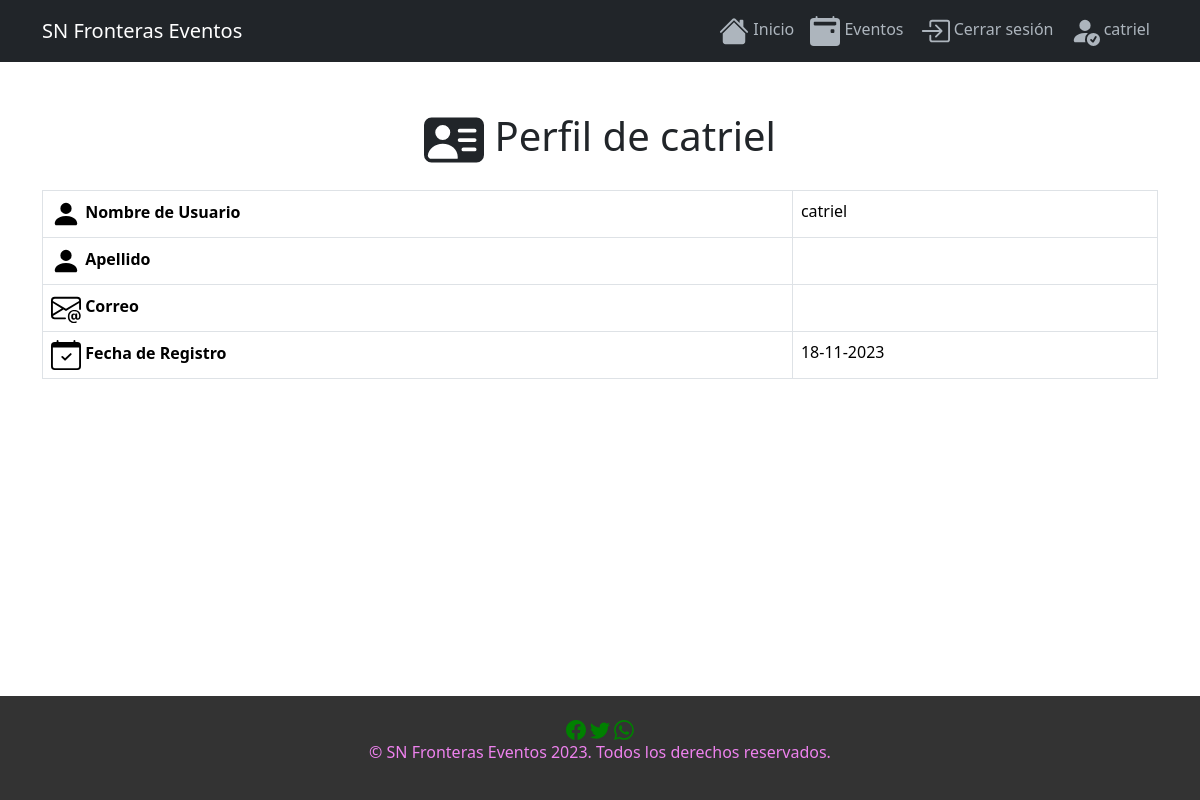
The page /perfil_info (signed in) on the database as committed earlier.
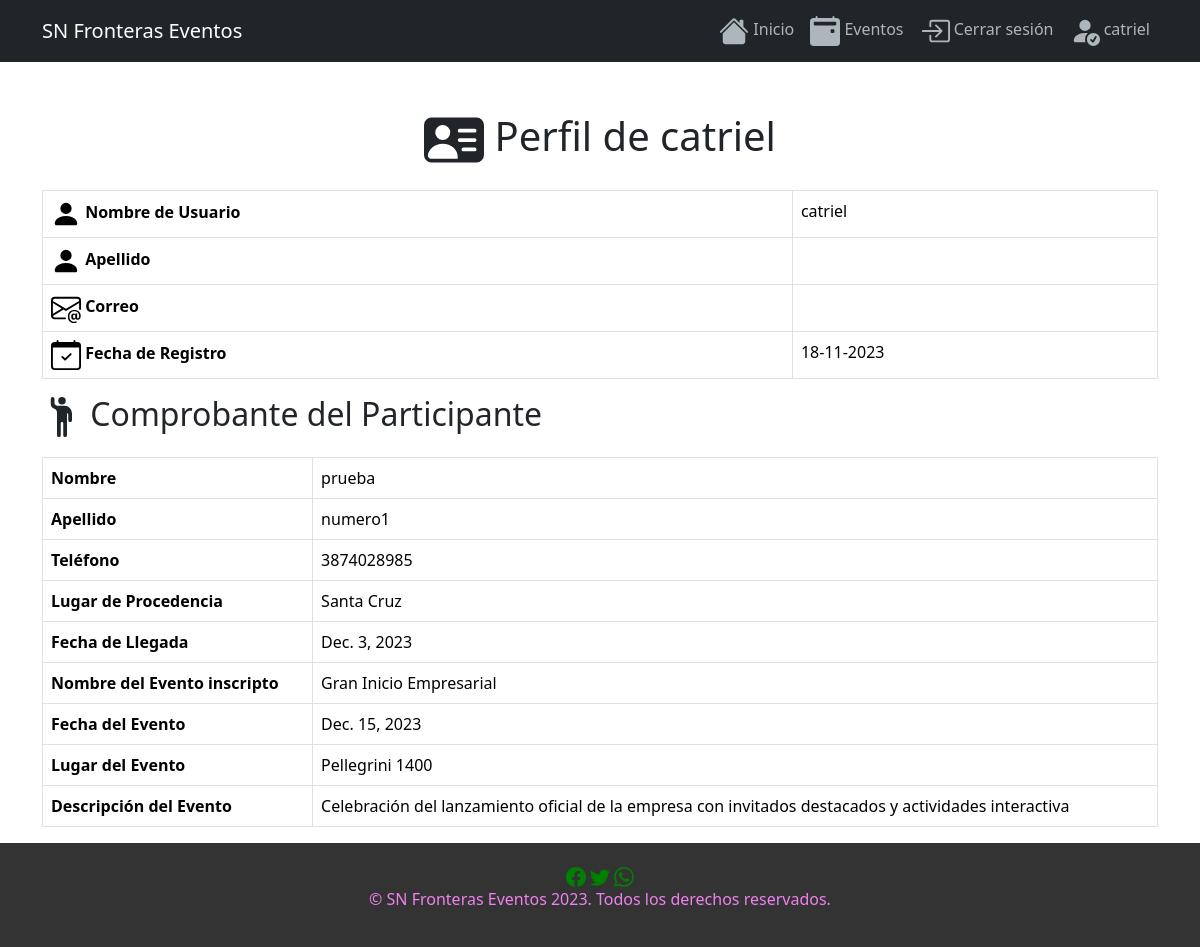
The same page on the database as committed later.
### evento_app/models.py (models this page shows, shortened)
class Participante(models.Model):
    evento = models.ForeignKey(Evento, on_delete=models.CASCADE, related_name='participantes')
    nombre_part = models.CharField(max_length=20)
    apellido_part = models.CharField(max_length=20)
    tel_part = models.BigIntegerField()
    lugar_procedencia = models.CharField(max_length=30)
    fecha_llegada = models.DateField()
    usuario = models.ForeignKey(User, on_delete=models.CASCADE)
    class Meta:
        verbose_name_plural = "Participantes"

class Evento(models.Model):
    nombre_evento = models.CharField(max_length=30)
    fecha_evento = models.DateField()
    lugar_evento = models.CharField(max_length=30)
    descripcion_evento = models.CharField(max_length=100)
    presupuesto_evento = models.BigIntegerField()
    id = models.BigAutoField(primary_key=True)

### evento_app/views.py (the view)
# urls.py: path('perfil_info',views.perfil_usuario, name='perfil_info'),
@login_required
def perfil_usuario(request):
    usuario = request.user
    participante = getattr(usuario, 'participante', None)
    context = {'usuario': usuario, 'participante': participante}
    return render(request, 'perfil_info.html', context)

### evento_app/templates/perfil_info.html (shortened to what the changed rows need)
{% load static %}
<!DOCTYPE html>
<html lang="en">
<head>
    <link rel="stylesheet" href="{% static 'css/perfil.css' %}">
    <link href="https://cdn.jsdelivr.net/npm/bootstrap@5.3.2/dist/css/bootstrap.min.css" rel="stylesheet">
</head>
<body>
    <div class="container mt-5">
      <h1 class="text-center">  Perfil de {{ user.username }}</h1>
      <table class="table table-bordered">
          <tbody>
              <tr>
                  <th><svg xmlns="http://www.w3.org/2000/svg" width="30" height="30" fill="currentColor" class="bi bi-person-fill" viewBox="0 0 16 16">
                    <path d="M3 14s-1 0-1-1 1-4 6-4 6 3 6 4-1 1-1 1H3Zm5-6a3 3 0 1 0 0-6 3 3 0 0 0 0 6Z"/>
                </svg> Nombre de Usuario</th>
              </tr>
              <tr>
                  <th><svg xmlns="http://www.w3.org/2000/svg" width="30" height="30" fill="currentColor" class="bi bi-person-fill" viewBox="0 0 16 16">
                    <path d="M3 14s-1 0-1-1 1-4 6-4 6 3 6 4-1 1-1 1zm5-6a3 3 0 1 0 0-6 3 3 0 0 0 0 6"/>
                  </svg> Apellido</th>
              </tr>
              <tr>
                  <th> Correo</th>
              </tr>
              <tr>
                  <th> Fecha de Registro</th>
              </tr>
          </tbody>
      </table>
      {% for participante in user.participante_set.all %}
          <h2> Comprobante del Participante</h2>
          <table class="table table-bordered">
              <tbody>
                  <tr>
                      <th>Nombre</th>
                      <td>{{ participante.nombre_part }}</td>
                  </tr>
                  <tr>
                      <th>Apellido</th>
                      <td>{{ participante.apellido_part }}</td>
                  </tr>
                  <tr>
                      <th>Teléfono</th>
                      <td>{{ participante.tel_part }}</td>
                  </tr>
                  <tr>
                      <th>Lugar de Procedencia</th>
                      <td>{{ participante.lugar_procedencia }}</td>
                  </tr>
                  <tr>
                      <th>Fecha de Llegada</th>
                      <td>{{ participante.fecha_llegada }}</td>
                  </tr>
                  <tr>
                      <th>Nombre del Evento inscripto</th>
                      <td>{{ participante.evento.nombre_evento }}</td>
                  </tr>
                  <tr>
                      <th>Fecha del Evento</th>
                      <td>{{ participante.evento.fecha_evento }}</td>
                  </tr>
                  <tr>
                      <th>Lugar del Evento</th>
                      <td>{{ participante.evento.lugar_evento }}</td>
                  </tr>
                  <tr>
                      <th>Descripción del Evento</th>
                      <td>{{ participante.evento.descripcion_evento }}</td>
                  </tr>
              </tbody>
          </table>
      {% endfor %}
  </div>
</body>
</html>

Rows that differ between the two databases and show on the page:
added Participante: nombre_part "prueba", apellido_part "numero1", tel_part "3874028985", lugar_procedencia "Santa Cruz", fecha_llegada "Dec. 3, 2023", evento.nombre_evento "Gran Inicio Empresarial", evento.fecha_evento "Dec. 15, 2023", evento.lugar_evento "Pellegrini 1400", evento.descripcion_evento "Celebración del lanzamiento oficial de la empresa con invitados destacados y actividades interactiva"
